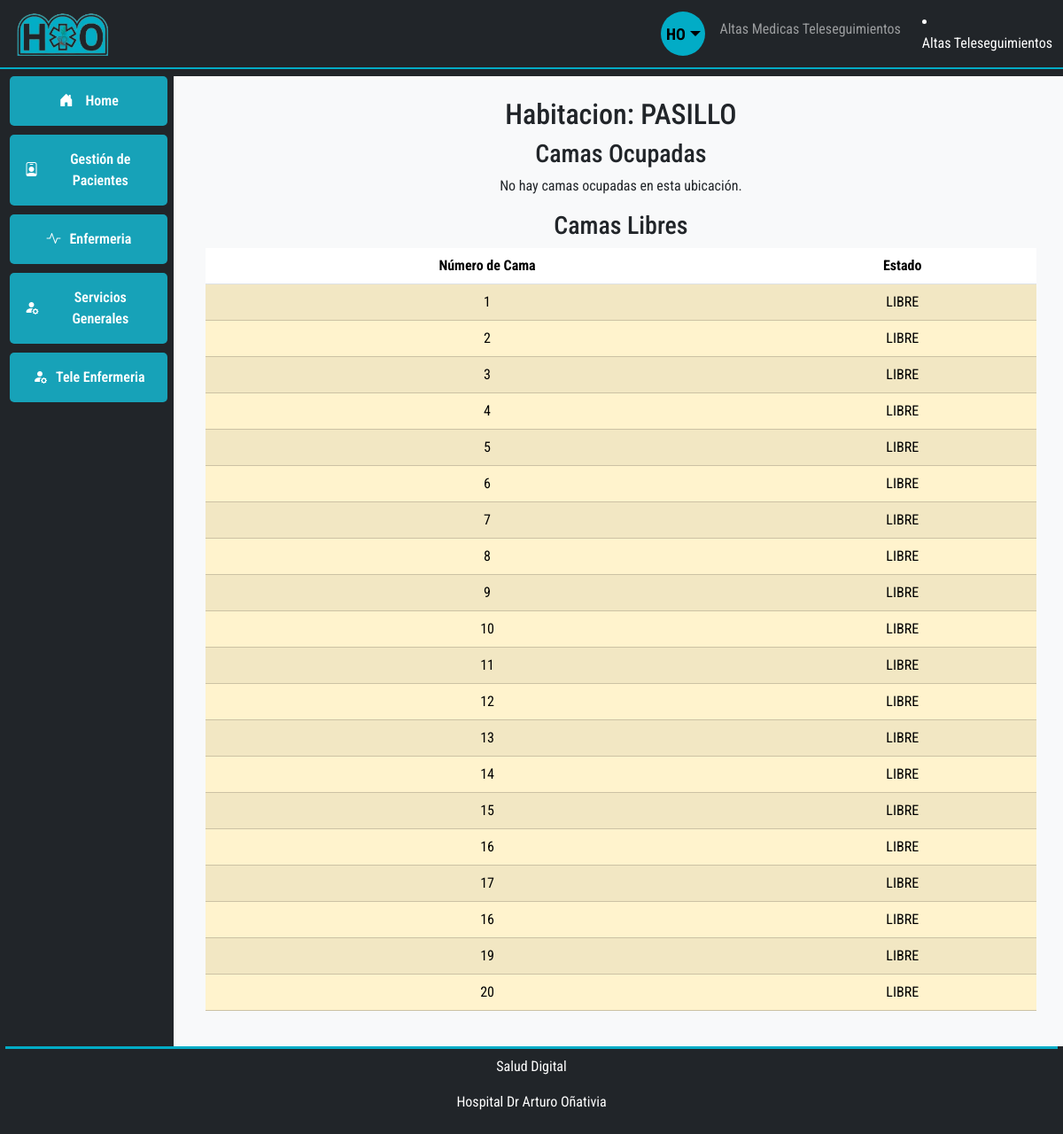
The page /ubicacion/51/ on the database its author committed.
### gestioncamas/models.py (models this page shows, shortened)
class Ubicacion(models.Model):
    TIPO_CHOICES = [("HABITACION", "Habitación"), ("AREA", "Área")]
    servicio = models.ForeignKey(Servicio, on_delete=models.CASCADE)
    nombre = models.CharField(max_length=100)
    tipo = models.CharField(choices=TIPO_CHOICES, max_length=10)
    capacidad = models.IntegerField()
    notas = models.TextField(blank=True)
    activo = models.BooleanField(default=True)
    created_at = models.DateTimeField(auto_now_add=True)
    updated_at = models.DateTimeField(auto_now=True)

class Cama(models.Model):
    ESTADO_CHOICES = [
        ("LIBRE", "Libre"),
        ("OCUPADA", "Ocupada"),
        ("RESERVADA", "Reservada"),
        ("EN_REFACCION", "En Refacción"),
        ("FUERA_DE_SERVICIO", "Fuera de Servicio"),
    ]
    ubicacion = models.ForeignKey(Ubicacion, on_delete=models.CASCADE)
    numero = models.CharField(max_length=20)
    estado = models.CharField(choices=ESTADO_CHOICES, max_length=20)
    notas = models.TextField(blank=True)
    ultima_actualizacion = models.DateTimeField(auto_now=True)
    ultima_limpieza = models.DateTimeField(null=True, blank=True)
    activo = models.BooleanField(default=True)
    created_at = models.DateTimeField(auto_now_add=True)
    updated_at = models.DateTimeField(auto_now=True)

### gestioncamas/views.py (the view)
def ubicacion_detalle(request, ubicacion_id):
    ubicacion = get_object_or_404(Ubicacion, id=ubicacion_id)
    camas = Cama.objects.filter(ubicacion=ubicacion)
    camas_con_paciente = PacienteCama.objects.filter(
        cama__in=camas, paciente__isnull=False
    )
    camas_libres = camas.filter(pacientecama__isnull=True)
    context = {
        "ubicacion": ubicacion,
        "camas_con_paciente": camas_con_paciente,
        "camas_libres": camas_libres,
    }
    return render(request, "gestioncamas/ubicacion_detalle.html", context)

### gestioncamas/templates/gestioncamas/ubicacion_detalle.html (shortened to what this page needs)
{% extends 'base.html' %}  {% block main_content %}
<div class="container">
  <h2>Habitacion: {{ ubicacion.nombre }}</h2>
  <h3>Camas Ocupadas</h3>
  {% if camas_con_paciente %}
  <table class="table table-striped">
    <thead>
      <tr>
        <th>Número de Cama</th>
        <th>Paciente</th>
        <th>acciones</th>
      </tr>
    </thead>
    <tbody>
      {% for paciente_camma in camas_con_paciente %}
      <tr class="table-success">
        <td>{{ paciente_camma.cama.numero }}</td>
        <td>{{ paciente_camma.paciente.nombre_completo }}</td>
        <td>
          <a href="{% url 'Pacientes' paciente_cama.paciente.id %}" class="btn btn-primary">Ver detalles</a>
        </td>
      </tr>
      {% endfor %}
    </tbody>
  </table>
  {% else %}
  <p>No hay camas ocupadas en esta ubicación.</p>
  {% endif %}
  <h3>Camas Libres</h3>
  {% if camas_libres %}
  <table class="table table-striped">
    <thead>
      <tr>
        <th>Número de Cama</th>
        <th>Estado</th>
      </tr>
    </thead>
    <tbody>
      {% for cama in camas_libres %}
      <tr class="table-warning">
        <td>{{ cama.numero }}</td>
        <td>{{ cama.estado }}</td>
      </tr>
      {% endfor %}
    </tbody>
  </table>
  {% else %}
  <p>No hay camas libres en esta ubicación.</p>
  {% endif %}
</div>
{% endblock %}

### static/css/style.css (style rules this page uses)
html, body { height: 100%; margin: 0.2rem; font-family: "Roboto Condensed", sans-serif; }
body { display: flex; flex-direction: column; }

### rows shown on the page
Ubicacion: nombre "PASILLO"
Cama: numero "1", estado "LIBRE"
Cama: numero "2", estado "LIBRE"
Cama: numero "3", estado "LIBRE"
Cama: numero "4", estado "LIBRE"
Cama: numero "5", estado "LIBRE"
Cama: numero "6", estado "LIBRE"
Cama: numero "7", estado "LIBRE"
Cama: numero "8", estado "LIBRE"
Cama: numero "9", estado "LIBRE"
Cama: numero "10", estado "LIBRE"
Cama: numero "11", estado "LIBRE"
Cama: numero "12", estado "LIBRE"
Cama: numero "13", estado "LIBRE"
Cama: numero "14", estado "LIBRE"
Cama: numero "15", estado "LIBRE"
Cama: numero "16", estado "LIBRE"
Cama: numero "17", estado "LIBRE"
Cama: numero "16", estado "LIBRE"
Cama: numero "19", estado "LIBRE"
Cama: numero "20", estado "LIBRE"
